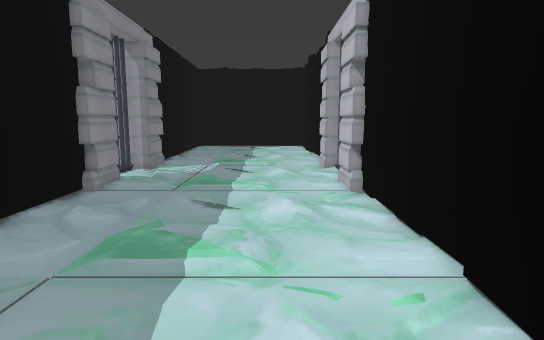
view 1 (above)

18 first-person views from a walk through a 3-D level made in the Unity game engine. The camera is 1.4 m above the floor, tilts 8° down and sees 75° across. The floor is counted in squares, 0.5 m on a side. Each view is taken from the middle of a square. On the plan, view 1 faces up. The plan holds only what a view shows up to about 20 squares ahead; the rest is blank. The place goes on beyond the plan. The player is left out. Door leaves are left out, so doorways stand open.

view 2
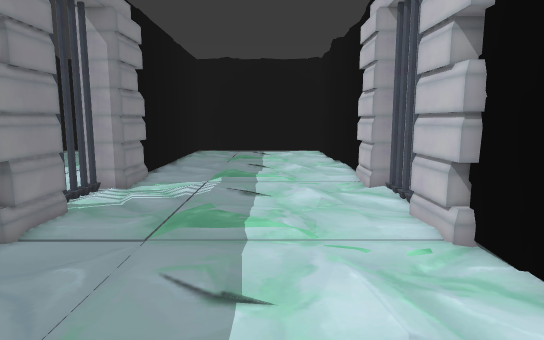

view 3
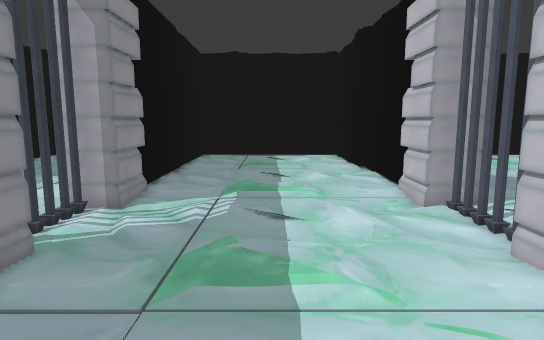

view 4
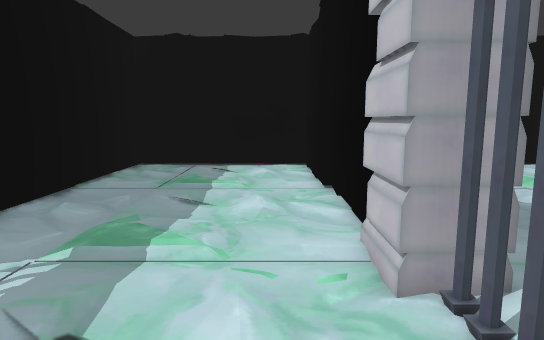

view 5
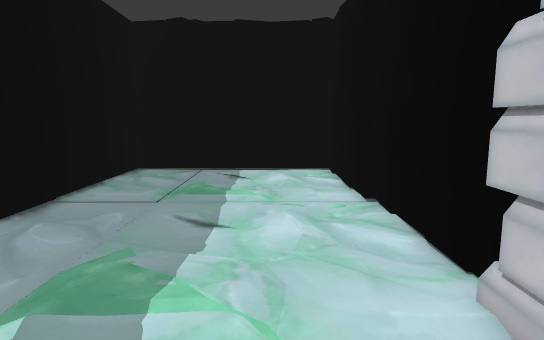

view 6
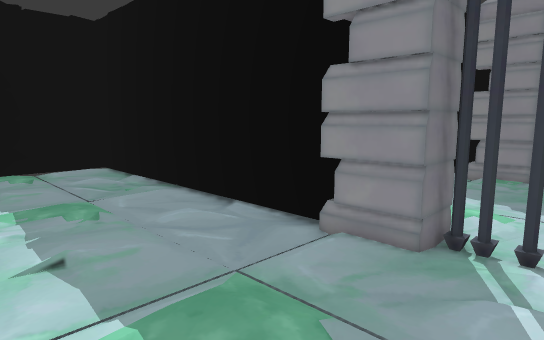

view 7
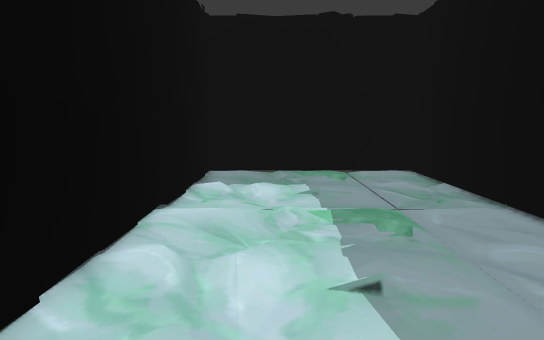

view 8
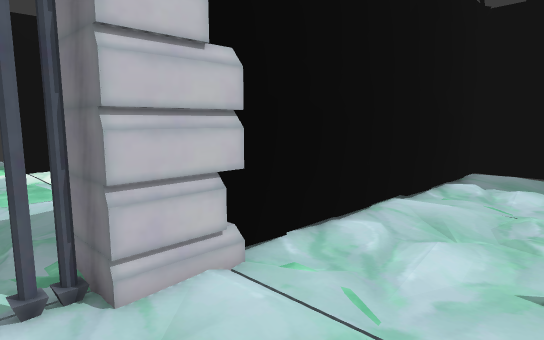

view 9
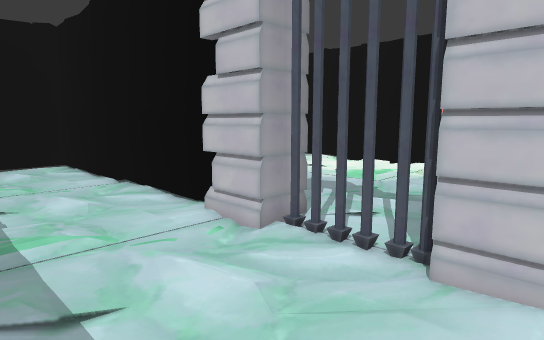

view 10
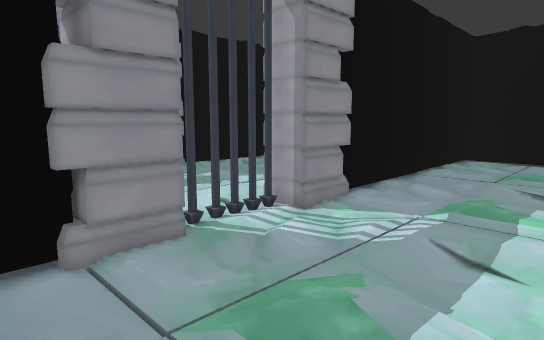

view 11
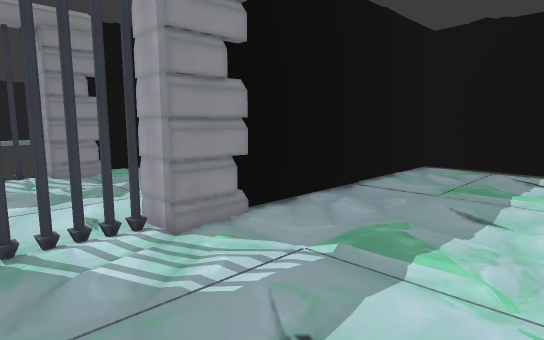

view 12
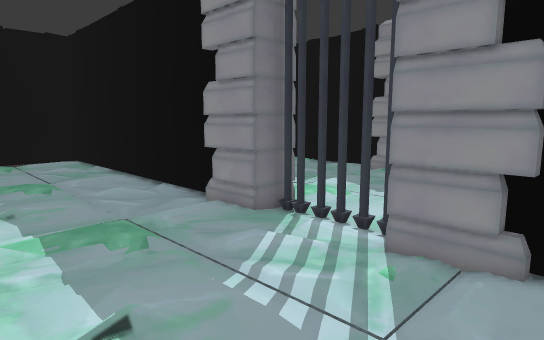

view 13
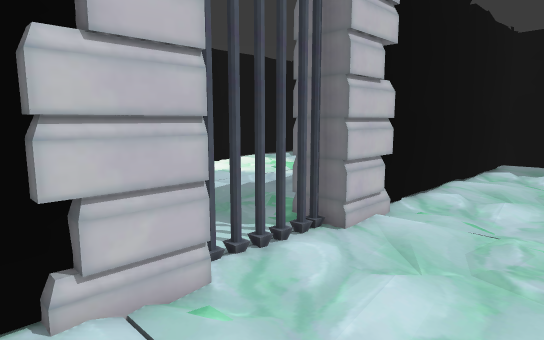

view 14
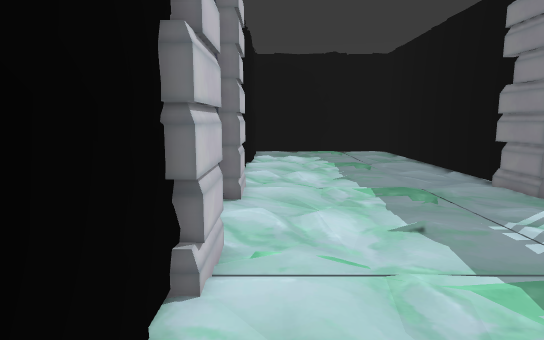

view 15
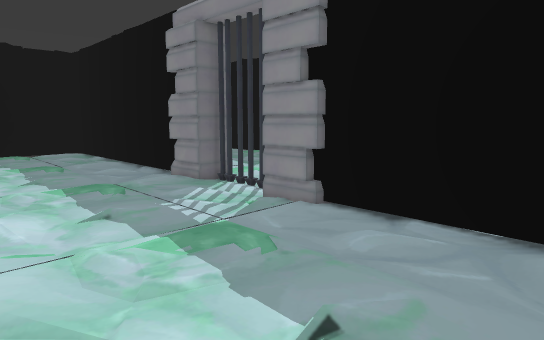

view 16
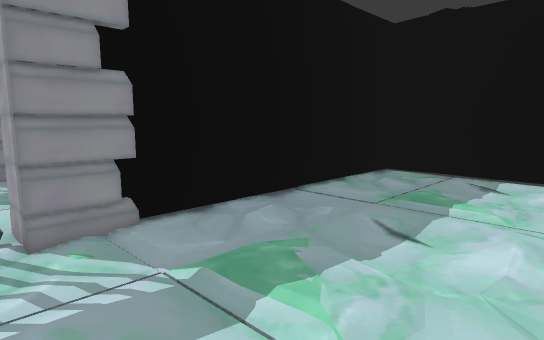

view 17
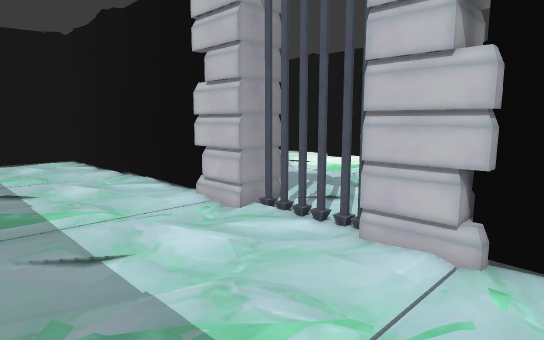

view 18
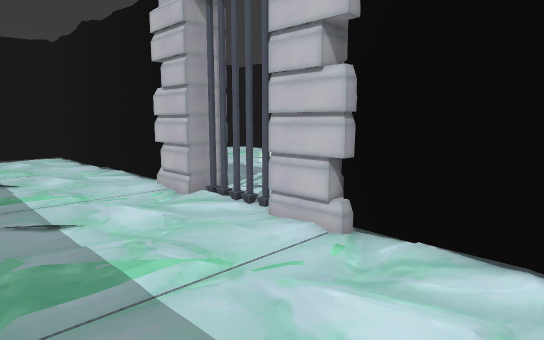

### Floor plan
Key: @ floor where view 1 was taken; # wall or solid block; . floor; O other object.
Columns run from 9 left of view 1 to 5 right of it. Each row starts with its distance up from view 1.
 38  ############
 37  #... ......#
 36  #..........#
 35  #..........#
 34  #..........#
 33  #..........#
 32  #..........#
 31  #..........#
 30  ##.........##
 29  ##.........##
 28  ##.........##
 27  ##.........##
 26  ##.........##
 25  ##.........##
 24  ##......... #
 23  OO.........O#
 22   O.........OO
 21 OOO.........OOO
 20 .O...........O.
 19 .O...........O.
 18 .O...........O.
 17 .O...........O.
 16 OOO.........OOO
 15  OO.........O
 14 OOO.........OOO
 13  ##......... #
 12  ##.........##
 11  ##.........##
 10  ##.........##
  9  ##.........##
  8  ##.........##
  7  ##.........##
  6  ##.........##
  5  ##.........#
  4  ##.........#
  3  ##.........#
  2  ##.........#
  1  ##.........#
  0  ##......@..#
 -1   #.. ......#
 -2   ###########

Positions as (right, up) in squares from view 1, and headings:
1: (0, 0), facing up
2: (-1, 6), facing up
3: (-2, 9), facing up
4: (1, 15), facing up
5: (0, 18), facing up
6: (0, 19), facing down-left
7: (0, 17), facing down
8: (-2, 18), facing down-right
9: (-3, 14), facing up-right
10: (0, 12), facing up-left
11: (1, 16), facing up-left
12: (0, 24), facing down-left
13: (-2, 24), facing down-right
14: (2, 28), facing down
15: (2, 30), facing down-left
16: (2, 19), facing up-left
17: (-4, 12), facing up-right
18: (-4, 9), facing up-right
